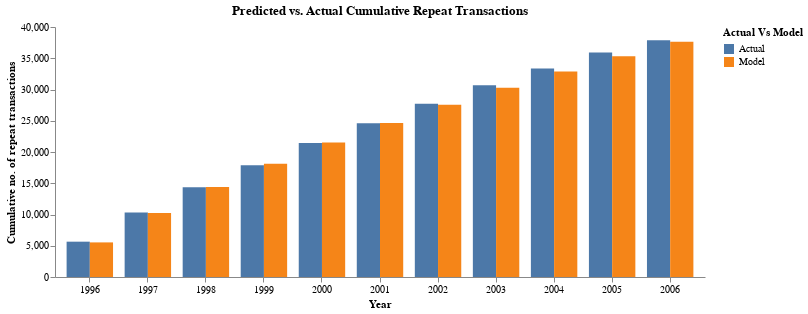

Here is the notebook cell this chart was saved with:
### Code cell
(
    alt.Chart(cum_repeat).mark_bar().encode(
        x=alt.X('Year', axis=alt.Axis(labelAngle=0)),
        y=alt.Y('Repeat Trans', title='Cumulative no. of repeat transactions'),
        color='Actual Vs Model',
        xOffset='Actual Vs Model'
    ).properties(
            width=650,
            height=250,
            title='Predicted vs. Actual Cumulative Repeat Transactions'
    ).configure_view(stroke=None).configure_axisY(grid=False).configure_axisX(grid=False)  
)

### Figure 1 — Vega-Lite specification as saved in the notebook (floating-point values rounded to 4 significant figures)
{"$schema": "https://vega.github.io/schema/vega-lite/v5.20.1.json", "config": {"axisX": {"grid": false}, "axisY": {"grid": false}, "view": {"continuousHeight": 300, "continuousWidth": 300, "stroke": null}}, "data": {"name": "data-13a2558f97ce01ec31b74c0ff38ea252"}, "datasets": {"data-13a2558f97ce01ec31b74c0ff38ea252": [{"Actual Vs Model": "Actual", "Repeat Trans": 5652, "Year": "1996"}, {"Actual Vs Model": "Actual", "Repeat Trans": 10326, "Year": "1997"}, {"Actual Vs Model": "Actual", "Repeat Trans": 14345, "Year": "1998"}, {"Actual Vs Model": "Actual", "Repeat Trans": 17897, "Year": "1999"}, {"Actual Vs Model": "Actual", "Repeat Trans": 21452, "Year": "2000"}, {"Actual Vs Model": "Actual", "Repeat Trans": 24615, "Year": "2001"}, {"Actual Vs Model": "Actual", "Repeat Trans": 27725, "Year": "2002"}, {"Actual Vs Model": "Actual", "Repeat Trans": 30663, "Year": "2003"}, {"Actual Vs Model": "Actual", "Repeat Trans": 33366, "Year": "2004"}, {"Actual Vs Model": "Actual", "Repeat Trans": 35939, "Year": "2005"}, {"Actual Vs Model": "Actual", "Repeat Trans": 37875, "Year": "2006"}, {"Actual Vs Model": "Model", "Repeat Trans": 5536.0, "Year": "1996"}, {"Actual Vs Model": "Model", "Repeat Trans": 10250.0, "Year": "1997"}, {"Actual Vs Model": "Model", "Repeat Trans": 14400.0, "Year": "1998"}, {"Actual Vs Model": "Model", "Repeat Trans": 18130.0, "Year": "1999"}, {"Actual Vs Model": "Model", "Repeat Trans": 21520.0, "Year": "2000"}, {"Actual Vs Model": "Model", "Repeat Trans": 24650.0, "Year": "2001"}, {"Actual Vs Model": "Model", "Repeat Trans": 27570.0, "Year": "2002"}, {"Actual Vs Model": "Model", "Repeat Trans": 30300.0, "Year": "2003"}, {"Actual Vs Model": "Model", "Repeat Trans": 32870.0, "Year": "2004"}, {"Actual Vs Model": "Model", "Repeat Trans": 35310.0, "Year": "2005"}, {"Actual Vs Model": "Model", "Repeat Trans": 37630.0, "Year": "2006"}]}, "encoding": {"color": {"field": "Actual Vs Model", "type": "nominal"}, "x": {"axis": {"labelAngle": 0}, "field": "Year", "type": "nominal"}, "xOffset": {"field": "Actual Vs Model", "type": "nominal"}, "y": {"field": "Repeat Trans", "title": "Cumulative no. of repeat transactions", "type": "quantitative"}}, "height": 250, "mark": {"type": "bar"}, "title": "Predicted vs. Actual Cumulative Repeat Transactions", "width": 650}
